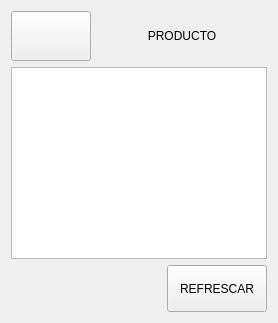
               <widget class="QWidget" name="pinventario_producto">
                <layout class="QVBoxLayout" name="verticalLayout_23">
                 <item>
                  <layout class="QHBoxLayout" name="horizontalLayout_15">
                   <item>
                    <widget class="QPushButton" name="bt_back_producto">
                     <property name="minimumSize">
                      <size>
                       <width>80</width>
                       <height>50</height>
                      </size>
                     </property>
                     <property name="maximumSize">
                      <size>
                       <width>80</width>
                       <height>50</height>
                      </size>
                     </property>
                     <property name="text">
                      <string/>
                     </property>
                     <property name="icon">
                      <iconset>
                       <normaloff>imagenes_gui/flecha_izquierda_blanca.svg</normaloff>imagenes_gui/flecha_izquierda_blanca.svg</iconset>
                     </property>
                     <property name="iconSize">
                      <size>
                       <width>40</width>
                       <height>40</height>
                      </size>
                     </property>
                    </widget>
                   </item>
                   <item>
                    <widget class="QLabel" name="label_20">
                     <property name="sizePolicy">
                      <sizepolicy hsizetype="Preferred" vsizetype="Preferred">
                       <horstretch>0</horstretch>
                       <verstretch>0</verstretch>
                      </sizepolicy>
                     </property>
                     <property name="minimumSize">
                      <size>
                       <width>120</width>
                       <height>50</height>
                      </size>
                     </property>
                     <property name="maximumSize">
                      <size>
                       <width>10000</width>
                       <height>50</height>
                      </size>
                     </property>
                     <property name="text">
                      <string>PRODUCTO</string>
                     </property>
                     <property name="alignment">
                      <set>Qt::AlignCenter</set>
                     </property>
                    </widget>
                   </item>
                  </layout>
                 </item>
                 <item>
                  <widget class="QTableWidget" name="table_producto"/>
                 </item>
                 <item>
                  <layout class="QHBoxLayout" name="horizontalLayout_36">
                   <item>
                    <spacer name="horizontalSpacer_14">
                     <property name="orientation">
                      <enum>Qt::Horizontal</enum>
                     </property>
                     <property name="sizeHint" stdset="0">
                      <size>
                       <width>40</width>
                       <height>20</height>
                      </size>
                     </property>
                    </spacer>
                   </item>
                   <item>
                    <widget class="QPushButton" name="bt_refrescar_producto">
                     <property name="minimumSize">
                      <size>
                       <width>100</width>
                       <height>47</height>
                      </size>
                     </property>
                     <property name="text">
                      <string>REFRESCAR</string>
                     </property>
                    </widget>
                   </item>
                  </layout>
                 </item>
                </layout>
               </widget>
